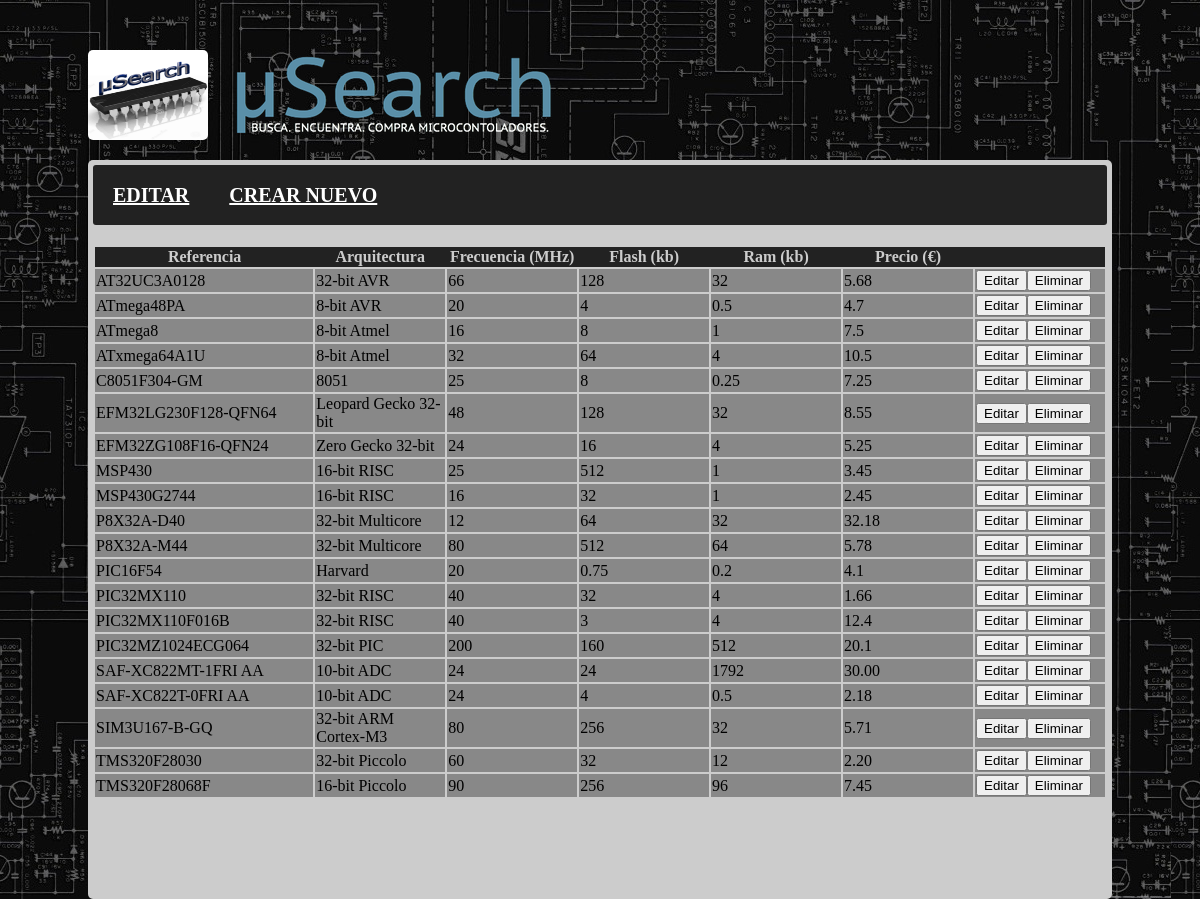
Screenshot of /src/index.php/editar with the database file from the repository.
### tables this page shows
CREATE TABLE IF NOT EXISTS `micros` (
  `ref` varchar(300) NOT NULL,
  `arch` varchar(100) NOT NULL,
  `freq` varchar(100) NOT NULL,
  `flash` varchar(100) NOT NULL,
  `ram` varchar(100) NOT NULL,
  `precio` varchar(100) NOT NULL,
  PRIMARY KEY (`ref`)
);

### src/application/controllers/editar.php (called while the page is built, shortened)
<?php if ( ! defined('BASEPATH')) exit('No direct script access allowed');
class Editar extends CI_Controller {
  public function index() {
    $this->load->helper('url');
    $this->load->helper('html');
    $this->load->model('microsmodel','',TRUE);
    if (! isset($_POST['ref'])) {
      $resultado=$this->microsmodel->listar_todo();
      $data = array('resultado'=> $resultado);
      $this->load->view('adminhead',$data);
      $this->load->view('listar_todo_editar',$data);
      $this->load->view('foot');
    }
  }
}

### src/index.php (called while the page is built, shortened)
<?php
require_once BASEPATH.'core/CodeIgniter.php';

### src/application/models/microsmodel.php (called while the page is built, shortened)
<?php  if ( ! defined('BASEPATH')) exit('No direct script access allowed');
class Microsmodel extends CI_Model {
  function listar_todo () {
    $query = $this->db->get('micros');
    $i=0;
    foreach($query->result() as $row){
      $lista[$i]=new Microsmodel();
      $lista[$i]->ref=$row->ref;
      $lista[$i]->arch=$row->arch;
      $lista[$i]->freq=$row->freq;
      $lista[$i]->flash=$row->flash;
      $lista[$i]->ram=$row->ram;
      $lista[$i]->precio=$row->precio;
      $i++;
    }
    return $lista;
  }
}
?>

### src/application/views/listar_todo_editar.php (the view)
<form method="post" action="/ps-14-e20-usearch/src/index.php/editar">
<table>
  <tr>
    <th>Referencia</th>
    <th>Arquitectura</th>
    <th>Frecuencia (MHz)</th>
    <th>Flash (kb)</th>
    <th>Ram (kb)</th>
    <th>Precio (€)</th>
    <th></th>
</tr>
<?php
      foreach($resultado as $fila){
        echo "<tr>";
        echo "<td>";
        echo $fila->ref;
        echo "</td>";
        echo "<td>";
        echo $fila->arch;
        echo "</td>";
        echo "<td>"  ;
        echo $fila->freq;
        echo "</td>";
        echo "<td>";
        echo $fila->flash;
        echo "</td>";
        echo "<td>";
        echo $fila->ram;
        echo "</td>";
        echo "<td>";
        echo $fila->precio;
        echo "</td>";
        echo "<td>";
        echo "<button name='ref' value='" . $fila->ref . "' type='submit'>Editar</button>";
        echo "<button name='eliminar' value='" . $fila->ref . "' type='submit'>Eliminar</button>";
        echo "</td>";
        echo "</tr>\n";
    }
?>
</table>

### src/style.css (style rules this page uses)
html,body { height: 100%; }
body { font: 'pt_sans'; font-size: 100%; background: #0E0E0E url("img/background.jpg") repeat-x 0 0; width: 90%; max-width: 1024px; margin: 0 auto; }
a, button, input[type="submit"] { cursor: pointer; }
table { width: 100%; border-collapse: collapse; border:2px solid #CCC; margin-top:20px; margin-right:auto; margin-left:auto; }
th { background-color:#222; color: #CCC; }
td { background-color:#888; color: #000; width:90px; border:2px solid #CCC; }

### rows the page displays
micros: ref "AT32UC3A0128", arch "32-bit AVR", freq "66", flash "128", ram "32", precio "5.68"
micros: ref "ATmega48PA", arch "8-bit AVR", freq "20", flash "4", ram "0.5", precio "4.7"
micros: ref "ATmega8", arch "8-bit Atmel", freq "16", flash "8", ram "1", precio "7.5"
micros: ref "ATxmega64A1U", arch "8-bit Atmel", freq "32", flash "64", ram "4", precio "10.5"
micros: ref "C8051F304-GM", arch "8051", freq "25", flash "8", ram "0.25", precio "7.25"
micros: ref "EFM32LG230F128-QFN64", arch "Leopard Gecko 32-bit", freq "48", flash "128", ram "32", precio "8.55"
micros: ref "EFM32ZG108F16-QFN24", arch "Zero Gecko 32-bit", freq "24", flash "16", ram "4", precio "5.25"
micros: ref "MSP430", arch "16-bit RISC", freq "25", flash "512", ram "1", precio "3.45"
micros: ref "MSP430G2744", arch "16-bit RISC", freq "16", flash "32", ram "1", precio "2.45"
micros: ref "P8X32A-D40", arch "32-bit Multicore", freq "12", flash "64", ram "32", precio "32.18"
micros: ref "P8X32A-M44", arch "32-bit Multicore", freq "80", flash "512", ram "64", precio "5.78"
micros: ref "PIC16F54", arch "Harvard", freq "20", flash "0.75", ram "0.2", precio "4.1"
micros: ref "PIC32MX110", arch "32-bit RISC", freq "40", flash "32", ram "4", precio "1.66"
micros: ref "PIC32MX110F016B", arch "32-bit RISC", freq "40", flash "3", ram "4", precio "12.4"
micros: ref "PIC32MZ1024ECG064", arch "32-bit PIC", freq "200", flash "160", ram "512", precio "20.1"
micros: ref "SAF-XC822MT-1FRI AA", arch "10-bit ADC", freq "24", flash "24", ram "1792", precio "30.00"
micros: ref "SAF-XC822T-0FRI AA", arch "10-bit ADC", freq "24", flash "4", ram "0.5", precio "2.18"
micros: ref "SIM3U167-B-GQ", arch "32-bit ARM Cortex-M3", freq "80", flash "256", ram "32", precio "5.71"
micros: ref "TMS320F28030", arch "32-bit Piccolo", freq "60", flash "32", ram "12", precio "2.20"
micros: ref "TMS320F28068F", arch "16-bit Piccolo", freq "90", flash "256", ram "96", precio "7.45"
